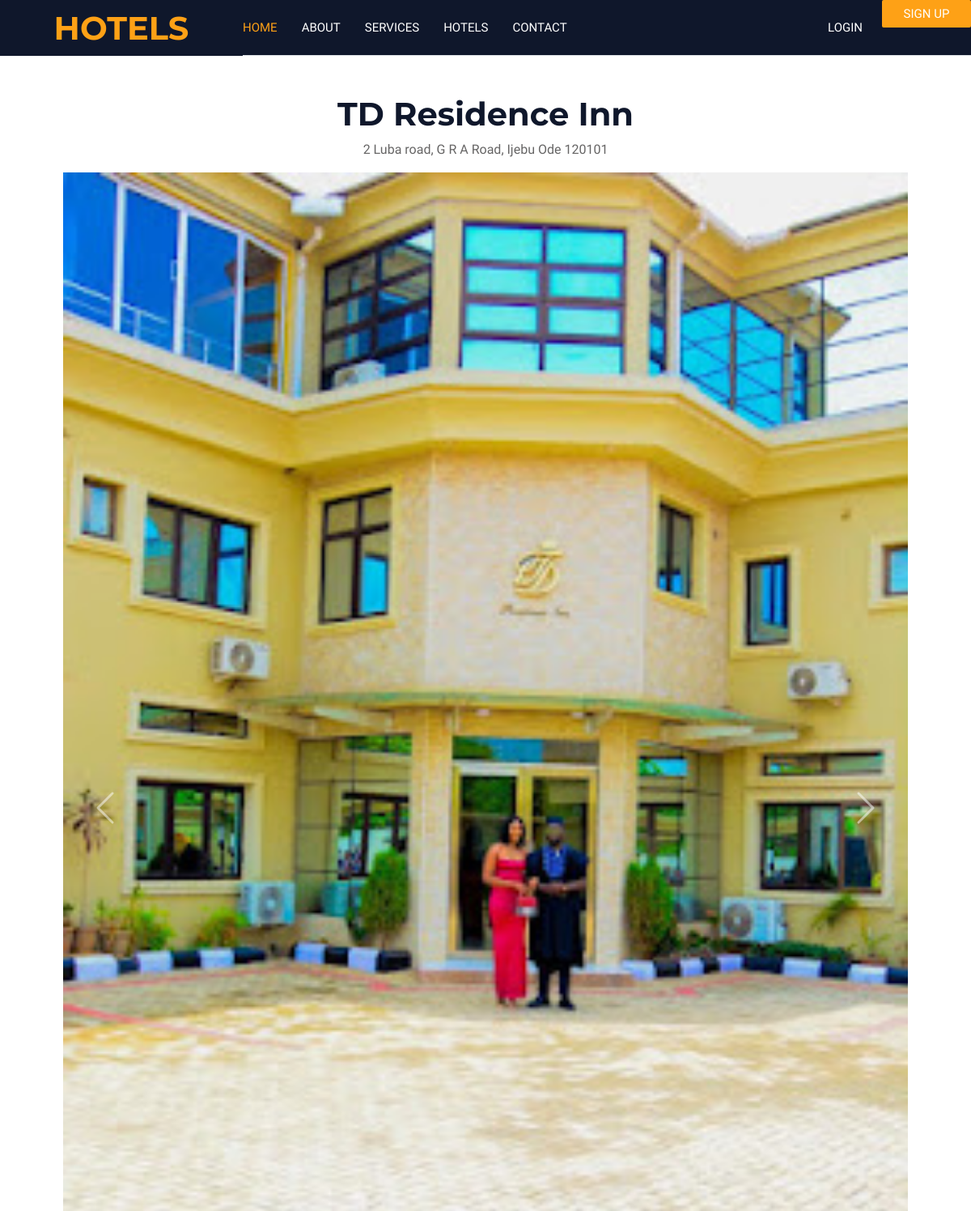
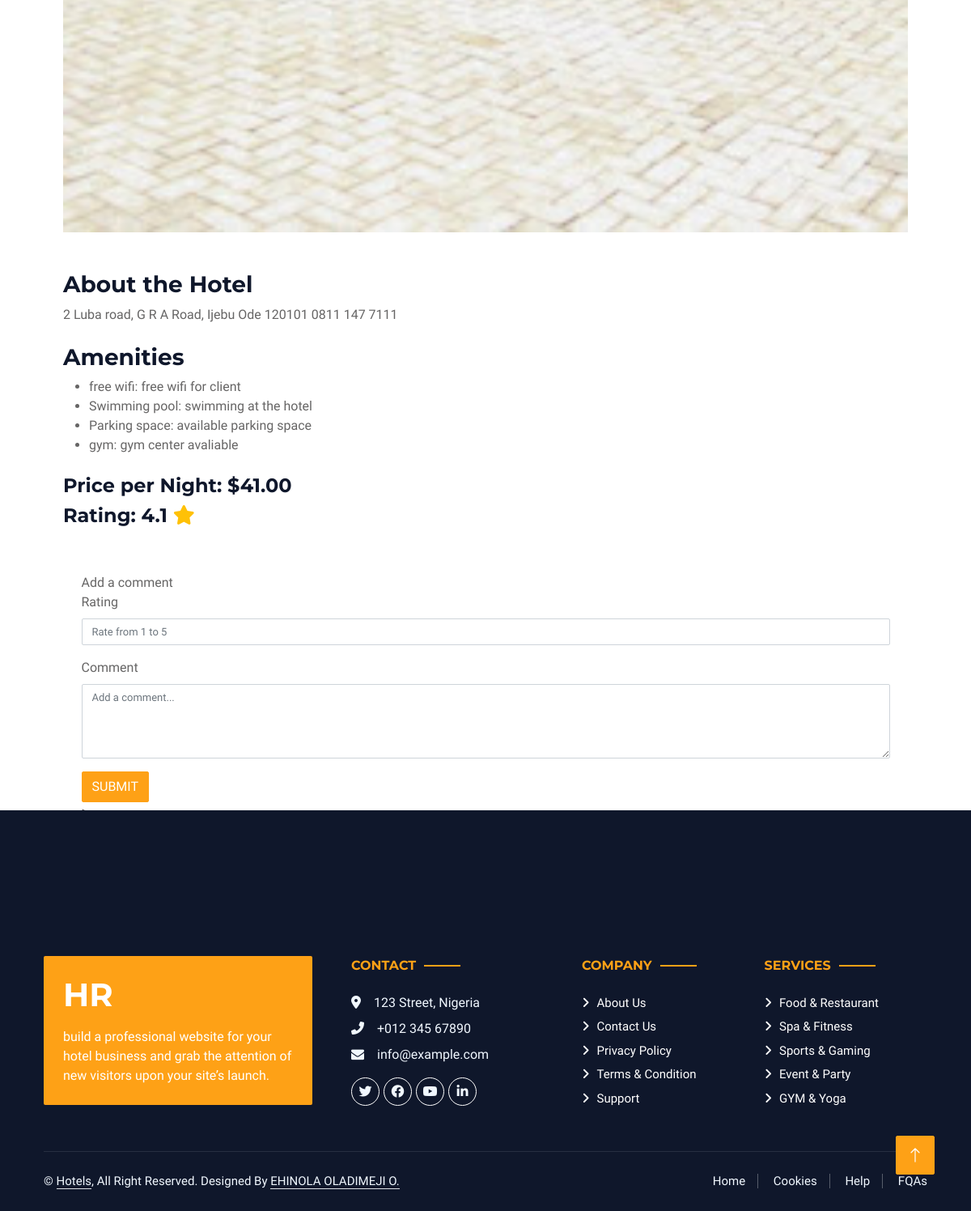
Page /hotel/2/ on the committed database (2 pictures, top to bottom).
### hotels/models.py (models this page shows, shortened)
class Hotel(models.Model):
    name = models.CharField(max_length=255)
    location = models.CharField(max_length=255)
    description = models.TextField()
    image = models.ImageField(upload_to="hotel_images/",null=True, blank=True)
    amenities = models.ManyToManyField(Amenity)  # Could be a JSONField or a many-to-many relationship for structured data
    price_per_night = models.DecimalField(max_digits=10, decimal_places=2)
    rating = models.FloatField()

class Amenity(models.Model):
    name = models.CharField(max_length=100)
    description = models.TextField(null=True, blank=True)

### hotels/views.py (the view)
# urls.py: path('hotel/<int:hotel_id>/', views.hotel_detail, name='hotel_detail'),
def hotel_detail(request, hotel_id):
    hotel = get_object_or_404(Hotel, pk=hotel_id)
    reviews = Review.objects.filter(hotel=hotel)
    if request.method == 'POST':
        form = CommentForm(request.POST)
        if form.is_valid():
            review = form.save(commit=False)
            review.hotel = hotel
            user_profile = UserProfile.objects.get(user=request.user)
            review.user = user_profile
            review.rating = form.cleaned_data['rating']  # Save the rating
            review.save()
            return redirect('hotel_detail', hotel_id=hotel.id)
    else:
        form = CommentForm()
    context = {
        'hotel': hotel,
        'reviews': reviews,
        'form': form,
    }
    return render(request, 'hotels/hotel_detail.html', context)

### hotels/form.py
class CommentForm(forms.ModelForm):
    rating = forms.IntegerField(min_value=1, max_value=5, widget=forms.NumberInput(attrs={
        'class': 'form-control',
        'placeholder': 'Rate from 1 to 5'
    }))
    class Meta:
        model = Review
        fields = ['comment', 'rating']
        widgets = {
            'comment': forms.Textarea(attrs={
                'class': 'form-control',
                'rows': 4,
                'placeholder': 'Add a comment...'
            }),
        }

### hotels/templates/hotels/hotel_detail.html (shortened to what this page needs)
{% extends "hotels/base.html" %}
{% load static %}
{% block content %}
        <div class="container mt-5 ">
            <div class="container">
                <h1 class="text-center">{{ hotel.name }}</h1>
                <p class="text-center">{{ hotel.location }}</p>
                <div id="hotelCarousel" class="carousel slide" data-ride="carousel">
                    <div class="carousel-inner">
                        {% if hotel.image %}
                            <div class="carousel-item active">
                                <img src="{{ hotel.image.url }}" class="d-block w-100" alt="{{ hotel.name }}">
                            </div>
                    {% else %}
                            <div class="carousel-item active">
                                <img src="{% static 'img/room-2.jpg' %}" class="d-block w-100" alt="Default Image">
                            </div>
                        {% endif %}
                    </div>
                    <a class="carousel-control-prev" href="#hotelCarousel" role="button" data-slide="prev">
                        <span class="carousel-control-prev-icon" aria-hidden="true"></span>
                    </a>
                    <a class="carousel-control-next" href="#hotelCarousel" role="button" data-slide="next">
                        <span class="carousel-control-next-icon" aria-hidden="true"></span>
                    </a>
                </div>
                <div class="mt-5">
                    <h3>About the Hotel</h3>
                    <p>{{ hotel.description }}</p>
                </div>
                <div class="mt-4">
                    <h3>Amenities</h3>
                    <ul>
                        {% for amenity in hotel.amenities.all %}
                            <li>{{ amenity.name }}: {{ amenity.description }}</li>
                        {% endfor %}
                    </ul>
                </div>
                <div class="mt-4">
                    <h4>Price per Night: ${{ hotel.price_per_night }}</h4>
                    <h4>Rating: {{ hotel.rating }} <i class="fas fa-star text-warning"></i></h4>
                </div>
            </div>
        </div>
        <div class="container mb-5 py-5">
            <div class="row justify-content-center">
                <div class="col-md-11"
                    <h3>Add a comment</h3>
                        <form method="POST">
                            <div class="mb-3">
                                <label for="rating" class="form-label">Rating</label>
                                {{ form.rating }}
                            </div>
                            <div class="mb-3">
                                <label for="content" class="form-label">Comment</label>
                                {{ form.comment }}
                            </div>
                            <button type="submit" class="btn btn-primary">Submit</button>
                        </form>
                ></div>
            </div>
        </div>
    {%endblock content%}

### hotels/static/css/style.css (style rules this page uses)
:root { --primary: #FEA116; --light: #F1F8FF; --dark: #0F172B; }
.btn { font-weight: 500; text-transform: uppercase; transition: .5s; }
.btn.btn-primary, .btn.btn-secondary { color: #FFFFFF; }
.carousel-control-prev, .carousel-control-next { width: 10%; }
.carousel-control-prev-icon, .carousel-control-next-icon { width: 3rem; height: 3rem; }
.carousel-item { animation-duration: 2s; animation-fill-mode: both; }
.form-control { box-shadow: none; font-weight: normal; font-size: 13px; }

### hotels/templates/hotels/base.html (style rules this page uses)
.form-control { box-shadow: none; font-weight: normal; font-size: 13px; }

### rows in the picture
Hotel: name "TD Residence Inn", location "2 Luba road, G R A Road, Ijebu Ode 120101", image (picture), description "2 Luba road, G R A Road, Ijebu Ode 120101 0811 147 7111", price_per_night "41.00", rating "4.1"
Amenity: name "free wifi", description "free wifi for client"
Amenity: name "Swimming pool", description "swimming at the hotel"
Amenity: name "Parking space", description "available parking space"
Amenity: name "gym", description "gym center avaliable"
